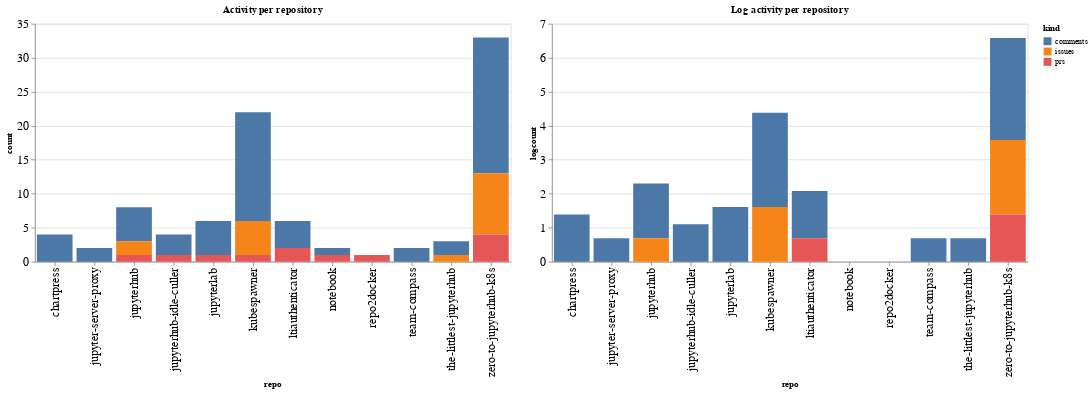

Notebook code cell kept with this figure:
### Code cell
ch1 = alt.Chart(repo_summaries, width=600, title="Activity per repository").mark_bar().encode(
    x='repo',
    y='count',
    color='kind',
    tooltip="kind"
)

ch2 = alt.Chart(repo_summaries, width=600, title="Log activity per repository").mark_bar().encode(
    x='repo',
    y='logcount',
    color='kind',
    tooltip="kind"
)

ch1 | ch2

### Figure 1 — Vega-Lite specification as saved in the notebook (floating-point values rounded to 4 significant figures)
{"config": {"axisLeft": {"labelFontSize": 15}, "axisBottom": {"labelFontSize": 15}}, "hconcat": [{"mark": "bar", "encoding": {"color": {"type": "nominal", "field": "kind"}, "tooltip": {"type": "nominal", "field": "kind"}, "x": {"type": "nominal", "field": "repo"}, "y": {"type": "quantitative", "field": "count"}}, "title": "Activity per repository", "width": 600}, {"mark": "bar", "encoding": {"color": {"type": "nominal", "field": "kind"}, "tooltip": {"type": "nominal", "field": "kind"}, "x": {"type": "nominal", "field": "repo"}, "y": {"type": "quantitative", "field": "logcount"}}, "title": "Log activity per repository", "width": 600}], "data": {"name": "data-baf4fc673c7edd0adae2f8750ef955f7"}, "$schema": "https://vega.github.io/schema/vega-lite/v4.8.1.json", "datasets": {"data-baf4fc673c7edd0adae2f8750ef955f7": [{"repo": "chartpress", "kind": "comments", "count": 4, "logcount": 1.386}, {"repo": "jupyter-server-proxy", "kind": "comments", "count": 2, "logcount": 0.6931}, {"repo": "jupyterhub", "kind": "comments", "count": 5, "logcount": 1.609}, {"repo": "jupyterhub", "kind": "issues", "count": 2, "logcount": 0.6931}, {"repo": "jupyterhub", "kind": "prs", "count": 1, "logcount": 0.0}, {"repo": "jupyterhub-idle-culler", "kind": "comments", "count": 3, "logcount": 1.099}, {"repo": "jupyterhub-idle-culler", "kind": "prs", "count": 1, "logcount": 0.0}, {"repo": "jupyterlab", "kind": "comments", "count": 5, "logcount": 1.609}, {"repo": "jupyterlab", "kind": "prs", "count": 1, "logcount": 0.0}, {"repo": "kubespawner", "kind": "comments", "count": 16, "logcount": 2.773}, {"repo": "kubespawner", "kind": "issues", "count": 5, "logcount": 1.609}, {"repo": "kubespawner", "kind": "prs", "count": 1, "logcount": 0.0}, {"repo": "ltiauthenticator", "kind": "comments", "count": 4, "logcount": 1.386}, {"repo": "ltiauthenticator", "kind": "prs", "count": 2, "logcount": 0.6931}, {"repo": "notebook", "kind": "comments", "count": 1, "logcount": 0.0}, {"repo": "notebook", "kind": "prs", "count": 1, "logcount": 0.0}, {"repo": "repo2docker", "kind": "prs", "count": 1, "logcount": 0.0}, {"repo": "team-compass", "kind": "comments", "count": 2, "logcount": 0.6931}, {"repo": "the-littlest-jupyterhub", "kind": "comments", "count": 2, "logcount": 0.6931}, {"repo": "the-littlest-jupyterhub", "kind": "issues", "count": 1, "logcount": 0.0}, {"repo": "zero-to-jupyterhub-k8s", "kind": "comments", "count": 20, "logcount": 2.996}, {"repo": "zero-to-jupyterhub-k8s", "kind": "issues", "count": 9, "logcount": 2.197}, {"repo": "zero-to-jupyterhub-k8s", "kind": "prs", "count": 4, "logcount": 1.386}]}}
